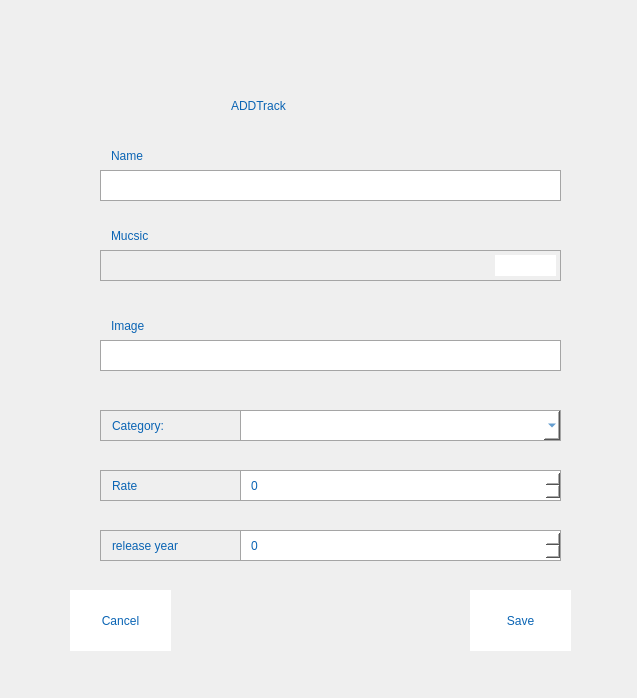
<?xml version="1.0" encoding="UTF-8"?>
<ui version="4.0">
 <class>FormAddTrack</class>
 <widget class="QWidget" name="FormAddTrack">
  <property name="geometry">
   <rect>
    <x>0</x>
    <y>0</y>
    <width>637</width>
    <height>698</height>
   </rect>
  </property>
  <property name="windowTitle">
   <string>Form</string>
  </property>
  <widget class="QSpinBox" name="ratting">
   <property name="geometry">
    <rect>
     <x>240</x>
     <y>470</y>
     <width>321</width>
     <height>31</height>
    </rect>
   </property>
   <property name="styleSheet">
    <string notr="true">QSpinBox{
	padding: 0 8px;
	background:white;
	border:10px;
	color:rgb(10,100,180);
border: 1px solid black;
border-color: rgb(165, 165, 165);
}
</string>
   </property>
  </widget>
  <widget class="QLabel" name="label_5">
   <property name="geometry">
    <rect>
     <x>100</x>
     <y>470</y>
     <width>141</width>
     <height>31</height>
    </rect>
   </property>
   <property name="styleSheet">
    <string notr="true">QLabel{
	font: 10pt &quot;Showcard Gothic&quot;;
	padding: 0 8px;

	color:rgb(10,100,180);
border: 1px solid black;
border-color: rgb(165, 165, 165);
}</string>
   </property>
   <property name="text">
    <string>Rate</string>
   </property>
  </widget>
  <widget class="QPushButton" name="btnAddMusic">
   <property name="geometry">
    <rect>
     <x>470</x>
     <y>590</y>
     <width>101</width>
     <height>61</height>
    </rect>
   </property>
   <property name="cursor">
    <cursorShape>OpenHandCursor</cursorShape>
   </property>
   <property name="styleSheet">
    <string notr="true">QPushButton{
	font: 12pt &quot;Showcard Gothic&quot;;
	padding: 0 8px;
	background:white;
	border:10px;
	color:rgb(10,100,180);
}</string>
   </property>
   <property name="text">
    <string>Save</string>
   </property>
  </widget>
  <widget class="QLabel" name="statusInsert">
   <property name="geometry">
    <rect>
     <x>223</x>
     <y>40</y>
     <width>271</width>
     <height>20</height>
    </rect>
   </property>
   <property name="styleSheet">
    <string notr="true">QLabel{
	font: 10pt &quot;Showcard Gothic&quot;;
	padding: 0 8px;

	color:rgb(10,100,180);
}</string>
   </property>
   <property name="text">
    <string/>
   </property>
  </widget>
  <widget class="QPushButton" name="btnCancel">
   <property name="geometry">
    <rect>
     <x>70</x>
     <y>590</y>
     <width>101</width>
     <height>61</height>
    </rect>
   </property>
   <property name="cursor">
    <cursorShape>OpenHandCursor</cursorShape>
   </property>
   <property name="styleSheet">
    <string notr="true">QPushButton{
	font: 12pt &quot;Showcard Gothic&quot;;
	padding: 0 8px;
	background:white;
	border:10px;
	color:rgb(10,100,180);
}</string>
   </property>
   <property name="text">
    <string>Cancel</string>
   </property>
  </widget>
  <widget class="QLabel" name="bgContainer">
   <property name="geometry">
    <rect>
     <x>-180</x>
     <y>0</y>
     <width>1001</width>
     <height>721</height>
    </rect>
   </property>
   <property name="text">
    <string/>
   </property>
   <property name="pixmap">
    <pixmap>../../Image/sky_blue_partly_cloudy_sky_blue_azur_azure_bright_blue_light-1239095.jpg</pixmap>
   </property>
  </widget>
  <widget class="QLabel" name="bgContent">
   <property name="geometry">
    <rect>
     <x>60</x>
     <y>30</y>
     <width>521</width>
     <height>631</height>
    </rect>
   </property>
   <property name="text">
    <string/>
   </property>
   <property name="pixmap">
    <pixmap>../../Image/Hinh-Nen-Trang-10.webp</pixmap>
   </property>
  </widget>
  <widget class="QLabel" name="label_9">
   <property name="geometry">
    <rect>
     <x>220</x>
     <y>80</y>
     <width>241</width>
     <height>51</height>
    </rect>
   </property>
   <property name="styleSheet">
    <string notr="true">QLabel{
	font: 24pt &quot;Showcard Gothic&quot;;
	padding: 0 8px;

	color:rgb(10,100,180);
}</string>
   </property>
   <property name="text">
    <string>ADDTrack</string>
   </property>
  </widget>
  <widget class="QLabel" name="label">
   <property name="geometry">
    <rect>
     <x>100</x>
     <y>140</y>
     <width>461</width>
     <height>31</height>
    </rect>
   </property>
   <property name="styleSheet">
    <string notr="true">QLabel{
	font: 10pt &quot;Showcard Gothic&quot;;
	padding: 0 8px;

	color:rgb(10,100,180);

}</string>
   </property>
   <property name="text">
    <string>Name</string>
   </property>
  </widget>
  <widget class="QLineEdit" name="musicName">
   <property name="geometry">
    <rect>
     <x>100</x>
     <y>170</y>
     <width>461</width>
     <height>31</height>
    </rect>
   </property>
   <property name="styleSheet">
    <string notr="true">QLineEdit{

	border: 1px solid black;
	padding: 0 8px;
	background:white;
	border-color: rgb(165, 165, 165);
	color:rgb(10,100,180);
}</string>
   </property>
   <property name="text">
    <string/>
   </property>
  </widget>
  <widget class="QLabel" name="errorMusicName">
   <property name="geometry">
    <rect>
     <x>100</x>
     <y>200</y>
     <width>461</width>
     <height>20</height>
    </rect>
   </property>
   <property name="styleSheet">
    <string notr="true">QLabel{
	font: 6pt &quot;Segoergb(255, 21, 72) UI&quot;;
	
	color: rgb(191, 0, 0);
	
	padding: 0 8px;
}</string>
   </property>
   <property name="text">
    <string/>
   </property>
  </widget>
  <widget class="QLabel" name="errorMusicUrl">
   <property name="geometry">
    <rect>
     <x>100</x>
     <y>280</y>
     <width>461</width>
     <height>16</height>
    </rect>
   </property>
   <property name="styleSheet">
    <string notr="true">QLabel{
	font: 6pt &quot;Segoergb(255, 21, 72) UI&quot;;
	
	color: rgb(191, 0, 0);
	
	padding: 0 8px;
}</string>
   </property>
   <property name="text">
    <string/>
   </property>
  </widget>
  <widget class="QPushButton" name="btnMusicUrl">
   <property name="geometry">
    <rect>
     <x>495</x>
     <y>255</y>
     <width>61</width>
     <height>21</height>
    </rect>
   </property>
   <property name="cursor">
    <cursorShape>OpenHandCursor</cursorShape>
   </property>
   <property name="styleSheet">
    <string notr="true">QPushButton{
	font: 9pt &quot;Showcard Gothic&quot;;
	padding: 0 8px;
	background:white;
	border:10px;
	color:rgb(10,100,180);
}</string>
   </property>
   <property name="text">
    <string/>
   </property>
  </widget>
  <widget class="QLabel" name="label_6">
   <property name="geometry">
    <rect>
     <x>100</x>
     <y>220</y>
     <width>461</width>
     <height>31</height>
    </rect>
   </property>
   <property name="styleSheet">
    <string notr="true">QLabel{
	font: 10pt &quot;Showcard Gothic&quot;;
	padding: 0 8px;

	color:rgb(10,100,180);

}</string>
   </property>
   <property name="text">
    <string>Mucsic</string>
   </property>
  </widget>
  <widget class="QLabel" name="errorMusicImg">
   <property name="geometry">
    <rect>
     <x>100</x>
     <y>370</y>
     <width>461</width>
     <height>16</height>
    </rect>
   </property>
   <property name="styleSheet">
    <string notr="true">QLabel{
	font: 6pt &quot;Segoergb(255, 21, 72) UI&quot;;
	
	color: rgb(191, 0, 0);
	
	padding: 0 8px;
}</string>
   </property>
   <property name="text">
    <string/>
   </property>
  </widget>
  <widget class="QLabel" name="label_2">
   <property name="geometry">
    <rect>
     <x>100</x>
     <y>310</y>
     <width>461</width>
     <height>31</height>
    </rect>
   </property>
   <property name="styleSheet">
    <string notr="true">QLabel{
	font: 10pt &quot;Showcard Gothic&quot;;
	padding: 0 8px;

	color:rgb(10,100,180);

}</string>
   </property>
   <property name="text">
    <string>Image</string>
   </property>
  </widget>
  <widget class="QPushButton" name="btnImgUrl">
   <property name="geometry">
    <rect>
     <x>495</x>
     <y>345</y>
     <width>61</width>
     <height>21</height>
    </rect>
   </property>
   <property name="cursor">
    <cursorShape>OpenHandCursor</cursorShape>
   </property>
   <property name="styleSheet">
    <string notr="true">QPushButton{
	font: 9pt &quot;Showcard Gothic&quot;;
	padding: 0 8px;
	background:white;
	border:10px;
	color:rgb(10,100,180);
}</string>
   </property>
   <property name="text">
    <string/>
   </property>
  </widget>
  <widget class="QLabel" name="label_3">
   <property name="geometry">
    <rect>
     <x>100</x>
     <y>410</y>
     <width>141</width>
     <height>31</height>
    </rect>
   </property>
   <property name="styleSheet">
    <string notr="true">QLabel{
	font: 10pt &quot;Showcard Gothic&quot;;
	padding: 0 8px;

	color:rgb(10,100,180);
border: 1px solid black;
border-color: rgb(165, 165, 165);
}</string>
   </property>
   <property name="text">
    <string>Category:</string>
   </property>
  </widget>
  <widget class="QComboBox" name="category">
   <property name="geometry">
    <rect>
     <x>240</x>
     <y>410</y>
     <width>321</width>
     <height>31</height>
    </rect>
   </property>
   <property name="cursor">
    <cursorShape>OpenHandCursor</cursorShape>
   </property>
   <property name="styleSheet">
    <string notr="true">QComboBox{


	padding: 0 8px;
	background:white;
	color:rgb(10,100,180);
border: 1px solid black;
border-color: rgb(165, 165, 165);
}</string>
   </property>
  </widget>
  <widget class="QLabel" name="label_4">
   <property name="geometry">
    <rect>
     <x>100</x>
     <y>530</y>
     <width>141</width>
     <height>31</height>
    </rect>
   </property>
   <property name="styleSheet">
    <string notr="true">QLabel{
	font: 10pt &quot;Showcard Gothic&quot;;
	padding: 0 8px;

	color:rgb(10,100,180);
border: 1px solid black;
border-color: rgb(165, 165, 165);
}</string>
   </property>
   <property name="text">
    <string>release year</string>
   </property>
  </widget>
  <widget class="QSpinBox" name="releaseYear">
   <property name="geometry">
    <rect>
     <x>240</x>
     <y>530</y>
     <width>321</width>
     <height>31</height>
    </rect>
   </property>
   <property name="styleSheet">
    <string notr="true">QSpinBox{
	padding: 0 8px;
	background:white;
	border:10px;
	color:rgb(10,100,180);
border: 1px solid black;
border-color: rgb(165, 165, 165);
}
</string>
   </property>
  </widget>
  <widget class="QLabel" name="musicUrl">
   <property name="geometry">
    <rect>
     <x>100</x>
     <y>250</y>
     <width>461</width>
     <height>31</height>
    </rect>
   </property>
   <property name="styleSheet">
    <string notr="true">QLabel{

	border: 1px solid black;
	padding: 0 8px;
	background:;
	border-color: rgb(165, 165, 165);
	color:rgb(10,100,180);
}</string>
   </property>
   <property name="text">
    <string/>
   </property>
  </widget>
  <widget class="QLabel" name="musicImg">
   <property name="geometry">
    <rect>
     <x>100</x>
     <y>340</y>
     <width>461</width>
     <height>31</height>
    </rect>
   </property>
   <property name="styleSheet">
    <string notr="true">QLabel{

	border: 1px solid black;
	padding: 0 8px;
	background:white;
	border-color: rgb(165, 165, 165);
	color:rgb(10,100,180);
}</string>
   </property>
   <property name="text">
    <string/>
   </property>
  </widget>
  <zorder>bgContainer</zorder>
  <zorder>bgContent</zorder>
  <zorder>label</zorder>
  <zorder>musicName</zorder>
  <zorder>label_6</zorder>
  <zorder>label_2</zorder>
  <zorder>label_3</zorder>
  <zorder>category</zorder>
  <zorder>label_4</zorder>
  <zorder>releaseYear</zorder>
  <zorder>ratting</zorder>
  <zorder>label_5</zorder>
  <zorder>btnAddMusic</zorder>
  <zorder>statusInsert</zorder>
  <zorder>btnCancel</zorder>
  <zorder>label_9</zorder>
  <zorder>errorMusicImg</zorder>
  <zorder>errorMusicUrl</zorder>
  <zorder>errorMusicName</zorder>
  <zorder>musicUrl</zorder>
  <zorder>btnMusicUrl</zorder>
  <zorder>musicImg</zorder>
  <zorder>btnImgUrl</zorder>
 </widget>
 <resources/>
 <connections/>
</ui>
